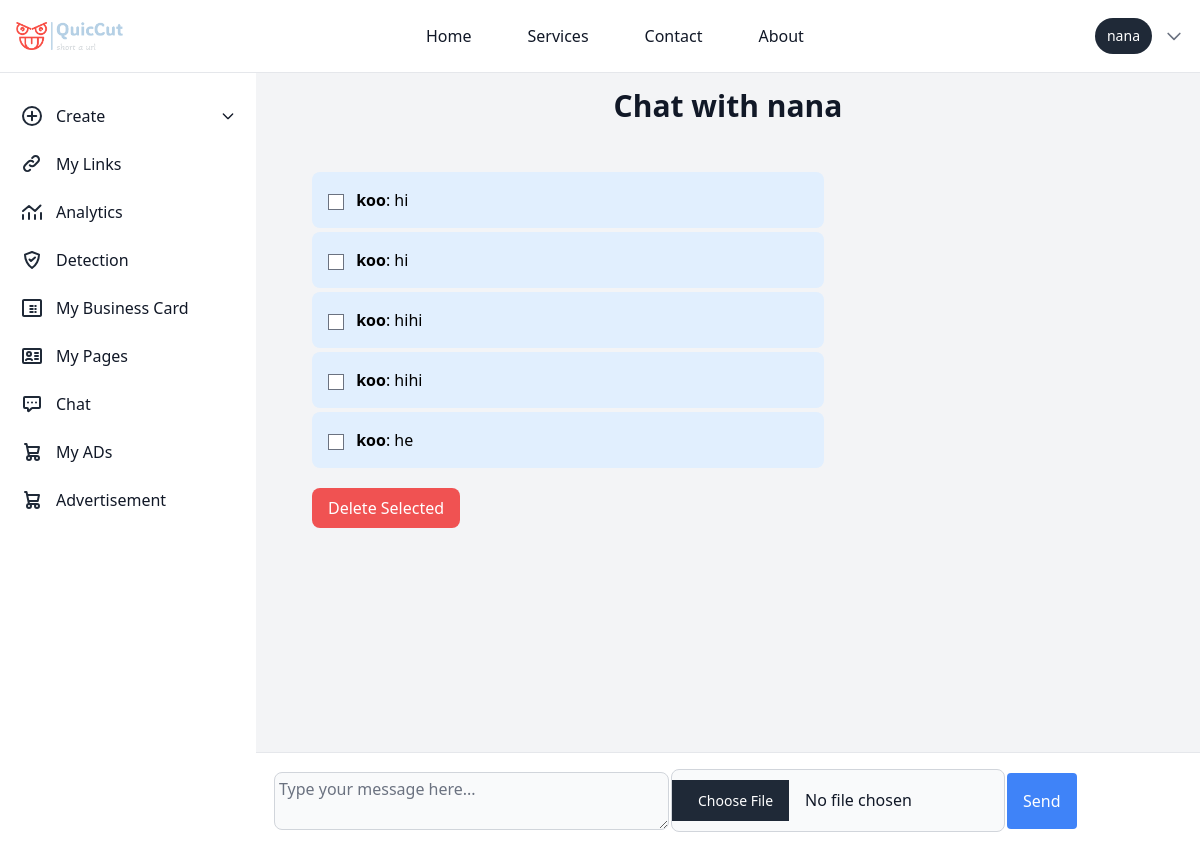
Before: /chat/nana/ (signed in) with the older database file.
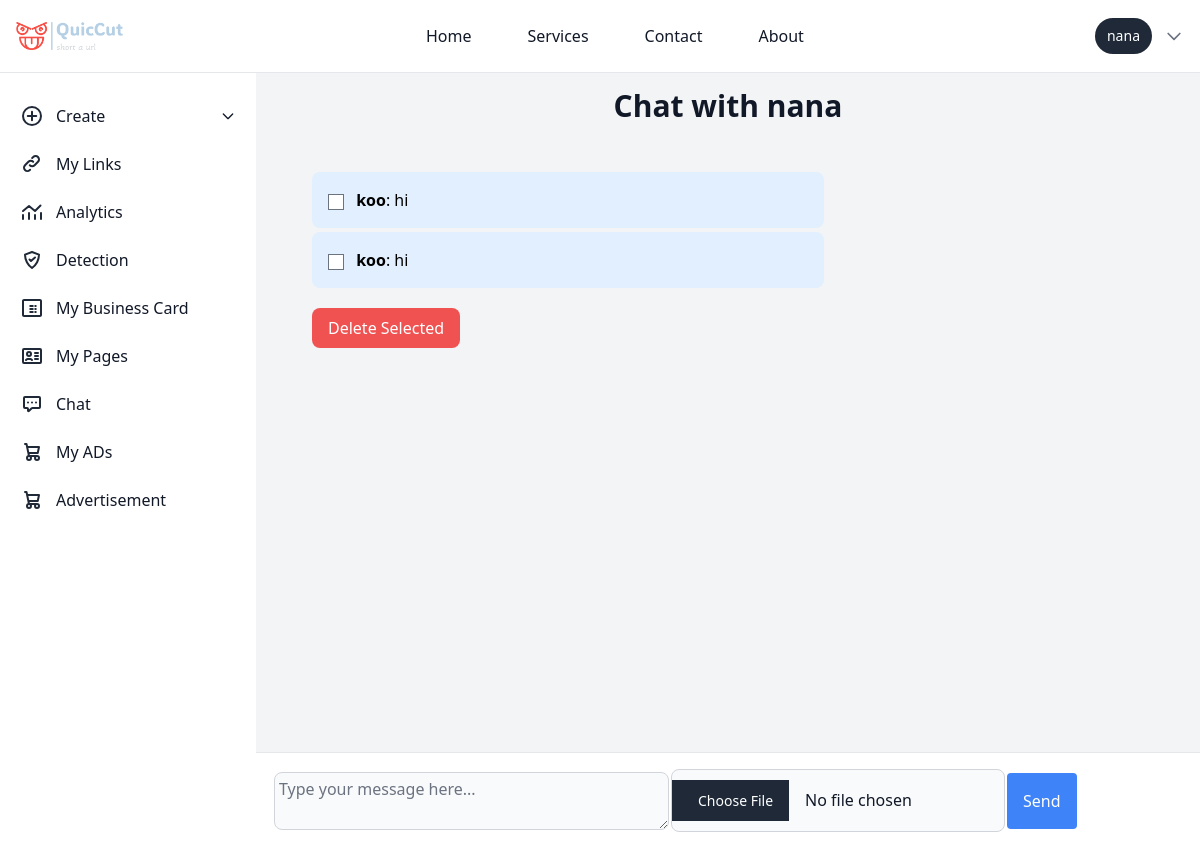
After: the same page with the newer database file.
### chat/models.py (models this page shows, shortened)
class Message(models.Model):
    sender = models.ForeignKey(User, related_name='sent_messages', on_delete=models.CASCADE)
    receiver = models.ForeignKey(User, related_name='received_messages', on_delete=models.CASCADE)
    content = models.TextField()
    timestamp = models.DateTimeField(auto_now_add=True)
    is_read = models.BooleanField(default=False)
    file = models.FileField(upload_to='uploads/', blank=True, null=True)

### chat/views.py (the view)
# urls.py: path('<str:username>/', views.chat_detail, name='chat_detail'),
@login_required
def chat_detail(request, username):
    user = get_object_or_404(User, username=username)
    if request.method == 'POST':
        form = MessageForm(request.POST, request.FILES)
        if form.is_valid():
            message = form.save(commit=False)
            message.sender = request.user
            message.receiver = user
            message.save()
            send_mail(
                subject='New Message Notification',
                message=f'You have received a new message from {request.user.username}.',
                from_email='developeregyakofi@gmail.com',
                recipient_list=[user.email],
                fail_silently=False,
            )
            return redirect('chat_detail', username=user.username)
    else:
        form = MessageForm()
    messages = Message.objects.filter(
        (Q(sender=request.user) & Q(receiver=user)) |
        (Q(sender=user) & Q(receiver=request.user))
    ).order_by('timestamp')
    unread_messages = messages.filter(receiver=request.user, is_read=False)
    unread_messages.update(is_read=True)
    if request.method == 'POST':
        content = request.POST.get('content')
        if content:
            Message.objects.create(sender=request.user, receiver=user, content=content)
    if request.method == 'POST' and 'delete_message_ids' in request.POST:
        message_ids = request.POST.getlist('delete_message_ids')
        Message.objects.filter(id__in=message_ids).delete()
    return render(request, 'chat/chat_detail.html', {'messages': messages, 'form': form, 'user': user})

### chat/forms.py
class MessageForm(forms.ModelForm):
    class Meta:
        model = Message
        fields = ['content', 'file']
        widgets = {
            'content': forms.Textarea(attrs={
                'rows': 2,
                'class': 'p-1 text-md text-gray-900 bg-gray-50 rounded-lg border border-gray-300 focus:ring-blue-500 focus:border-blue-500 dark:bg-gray-700 dark:border-gray-600 dark:placeholder-gray-400 dark:text-white dark:focus:ring-blue-500 dark:focus:border-blue-500',
                'placeholder': 'Type your message here...'
            }),
                'file': forms.ClearableFileInput(attrs={
                'class': "p-2.5 text-md text-gray-900 bg-gray-50 rounded-lg border border-gray-300 focus:ring-blue-500 focus:border-blue-500 dark:bg-gray-700 dark:border-gray-600 dark:placeholder-gray-400 dark:text-white dark:focus:ring-blue-500 dark:focus:border-blue-500",
            }),
        }

### chat/templatetags/chat_tags.py (called while the page is built)
@register.simple_tag
def unread_message_count(user):
    return Message.objects.filter(receiver=user, is_read=False).count()

### templates/chat/chat_detail.html (shortened to what this page needs)
{% extends 'basehome/base.html' %}
{% block content %}
{% load static %}
<div class="bg-gray-100 p-10 sm:ml-64 mt-12 overflow-y-auto max-h-screen flex flex-col">
    <div class="w-full h-screen bg-gray-100">
    <div class="flex-none">
        <h1 class="text-center text-3xl font-bold text-gray-900 mb-8">Chat with {{ user.username }}</h1>
    </div>
    <div class="flex-1 overflow-y-auto p-4 space-y-4 mb-24">
        <form method="post">
            {% if messages %}
                {% for message in messages %}
                    <div class="mb-1 {% if message.sender == request.user %}bg-blue-100 self-end{% else %}bg-gray-200 self-start{% endif %} p-4 rounded-lg max-w-lg">
                        <input type="checkbox" name="delete_message_ids" value="{{ message.id }}" class="mr-2">
                        <strong>{{ message.sender.username }}</strong>: {{ message.content }}
                    </div>
                {% endfor %}
                <button type="submit" class="mt-4 bg-red-500 text-white px-4 py-2 rounded-lg hover:bg-red-600">Delete Selected</button>
            {% endif %}
        </form>
    </div>
    <div class="ml-64 bg-white p-4 border-t border-gray-200 fixed bottom-0 inset-x-0">
        <form method="post" enctype="multipart/form-data" class="flex space-x-0.5 items-center">
                {{ form.content }}
                    {{ form.file }}
                <button type="submit" class="bg-blue-500 text-white px-4 py-4 rounded hover:bg-blue-600">
                    Send
                </button>
            </div>
    </div>
</div>
{% endblock %}

### templates/basehome/base.html (shortened to what this page needs)
{% load compress %}
{% load static %}
{% load chat_tags %}
<!DOCTYPE html>
<html lang="en">
<head>
    {% compress css %}
    <link rel="stylesheet" href="{% static 'src/output.css' %}">
    {% endcompress %}
</head>
<body class="p-0 m-0">
  <nav class="bg-white dark:bg-gray-900 border-b border-gray-200 dark:border-gray-700  fixed w-full z-10 top-0">
    <div class="max-w-screen-xl mx-auto p-4 flex flex-wrap items-center justify-between">
       <a href="/" class=" items-center ">
          <img src="{% static 'logo.png' %}" class="h-6 me-3 sm:h-7" alt="logo" />
       </a>
        <div class="flex items-center md:order-2 space-x-3 rtl:space-x-reverse">
            {% if user.is_authenticated %}
            <span class="flex items-center text-sm bg-gray-800 text-white rounded-full py-2 px-3 focus:ring-4 focus:ring-gray-300 dark:focus:ring-gray-600">
                {{ user.username }}
            </span>
            <div class="relative">
                <button id="user-menu-button" class="flex items-center text-sm text-gray-500 hover:text-gray-700 dark:text-gray-400 dark:hover:text-gray-300 focus:outline-none">
                    <svg class="w-5 h-5" fill="none" stroke="currentColor" viewBox="0 0 24 24" xmlns="http://www.w3.org/2000/svg">
                        <path stroke-linecap="round" stroke-linejoin="round" stroke-width="2" d="M19 9l-7 7-7-7"></path>
                    </svg>
                </button>
            </div>
            {% endif %}
        </div>
        <div class="hidden w-full md:flex md:w-auto md:order-1" id="navbar-user">
            <ul class="flex flex-col p-4 mt-4 bg-gray-50 md:bg-white dark:bg-gray-800 md:dark:bg-gray-900 md:mt-0 md:flex-row md:space-x-8 md:p-0 border border-gray-100 rounded-lg md:border-0 dark:border-gray-700">
                <li>
                    <a href="{% url 'landingpage' %}" class="block py-2 px-3 text-gray-900 hover:text-blue-700 dark:text-white md:hover:bg-transparent md:dark:hover:text-blue-500 dark:hover:bg-gray-700 dark:hover:text-white md:dark:hover:bg-transparent">Home</a>
                </li>
                <li>
                    <a href="{% url 'service' %}" class="block py-2 px-3 text-gray-900 hover:text-blue-700 dark:text-white md:hover:bg-transparent md:dark:hover:text-blue-500 dark:hover:bg-gray-700 dark:hover:text-white md:dark:hover:bg-transparent">Services</a>
                </li>
                <li>
                    <a href="{% url 'contact' %}" class="block py-2 px-3 text-gray-900 hover:text-blue-700 dark:text-white md:hover:bg-transparent md:dark:hover:text-blue-500 dark:hover:bg-gray-700 dark:hover:text-white md:dark:hover:bg-transparent">Contact</a>
                </li>
                <li>
                    <a href="{% url 'about' %}" class="block py-2 px-3 text-gray-900 hover:text-blue-700 dark:text-white md:hover:bg-transparent md:dark:hover:text-blue-500 dark:hover:bg-gray-700 dark:hover:text-white md:dark:hover:bg-transparent">About</a>
                </li>
            </ul>
        </div>
    </div>
</nav>
    <nav class="bg-white">
      <aside id="logo-sidebar" class=" fixed mt-20 left-0 z-40 w-64 h-screen transition-transform -translate-x-full sm:translate-x-0" aria-label="Sidebar">
        <div class="h-full px-3 py-4 overflow-y-auto bg-white dark:bg-white-800">
        <div >
          <div >
            <ul id="sidebar" class="space-y-2 font-medium">
             {% if user.is_authenticated %}
             <li x-data="{ open: false }">
              <a href="javascript:void(0);" @click="open = !open" class="flex items-center p-2 text-gray-900 rounded-lg dark:text-white hover:bg-gray-100 dark:hover:bg-gray-700 group">
                  <span class="ms-3">Create</span>
                  <svg :class="{ 'rotate-180': open }" class="w-4 h-4 ml-auto transition-transform duration-200" xmlns="http://www.w3.org/2000/svg" fill="none" viewBox="0 0 24 24" stroke="currentColor">
                      <path stroke-linecap="round" stroke-linejoin="round" stroke-width="2" d="M19 9l-7 7-7-7"/>
                  </svg>
              </a>
          </li>
            <li>
              <a href="{% url 'user_links' %}" class="flex items-center p-2 text-gray-900 rounded-lg dark:text-white hover:bg-gray-100 dark:hover:bg-gray-700 group">
               <span class="ms-3">My Links</span>
               </a>
             </li>
             <li>
              <a href="{% url 'analytics_view' %}" class="flex items-center p-2 text-gray-900 rounded-lg dark:text-white hover:bg-gray-100 dark:hover:bg-gray-700 group">
                <svg class="w-6 h-6 text-gray-800 dark:text-white" aria-hidden="true" xmlns="http://www.w3.org/2000/svg" width="24" height="24" fill="none" viewBox="0 0 24 24">
                  <path stroke="currentColor" stroke-linecap="round" stroke-linejoin="round" stroke-width="2" d="M3 15v4m6-6v6m6-4v4m6-6v6M3 11l6-5 6 5 5.5-5.5"/>
                </svg>
                 <span class="flex-1 ms-3 whitespace-nowrap">Analytics</span>
              </a>
           </li>
           <li>
            <a href="{% url 'predict' %}" class="flex items-center p-2 text-gray-900 rounded-lg dark:text-white hover:bg-gray-100 dark:hover:bg-gray-700 group">
               <span class="flex-1 ms-3 whitespace-nowrap">Detection</span>
            </a>
         </li>
   <li>
    <a href="{% url 'business_card_list' %}" class="flex items-center p-2 text-gray-900 rounded-lg dark:text-white hover:bg-gray-100 dark:hover:bg-gray-700 group">
       <span class="flex-1 ms-3 whitespace-nowrap">My Business Card</span>
    </a>
 </li>
 <li>
  <a href="{% url 'user_landing_pages' %}" class="flex items-center p-2 text-gray-900 rounded-lg dark:text-white hover:bg-gray-100 dark:hover:bg-gray-700 group">
     <span class="flex-1 ms-3 whitespace-nowrap">My Pages</span>
  </a>
</li>
    <li>
      <a href="{% url 'chat_list' %}"  class="flex items-center p-2 text-gray-900 rounded-lg dark:text-white hover:bg-gray-100 dark:hover:bg-gray-700 group">
         <span class="flex-1 ms-3 whitespace-nowrap">Chat</span>
         {% load chat_tags %}
         {% unread_message_count user as unread_count %}
      </a>
   </li>
    <li>
      <a href="{% url 'my_content'%}" class="flex items-center p-2 text-gray-900 rounded-lg dark:text-white hover:bg-gray-100 dark:hover:bg-gray-700 group">
        <span class="ms-3">My ADs</span>
        </a>
      </li>
             <li>
              <a href="{% url 'content_list' %}" class="flex items-center p-2 text-gray-900 rounded-lg dark:text-white hover:bg-gray-100 dark:hover:bg-gray-700 group">
                 <span class="flex-1 ms-3 whitespace-nowrap">Advertisement</span>
              </a>
           </li>
              {% endif %}
            </ul>
          </div>
        </div>
        <br>
        <br>
        <br>
        <br>
      </nav>
    {% block content %}
    {% endblock %}
</body>
</html>

Changed rows visible on the page:
removed Message: sender.username "koo", content "hihi"
removed Message: sender.username "koo", content "hihi"
removed Message: sender.username "koo", content "he"
